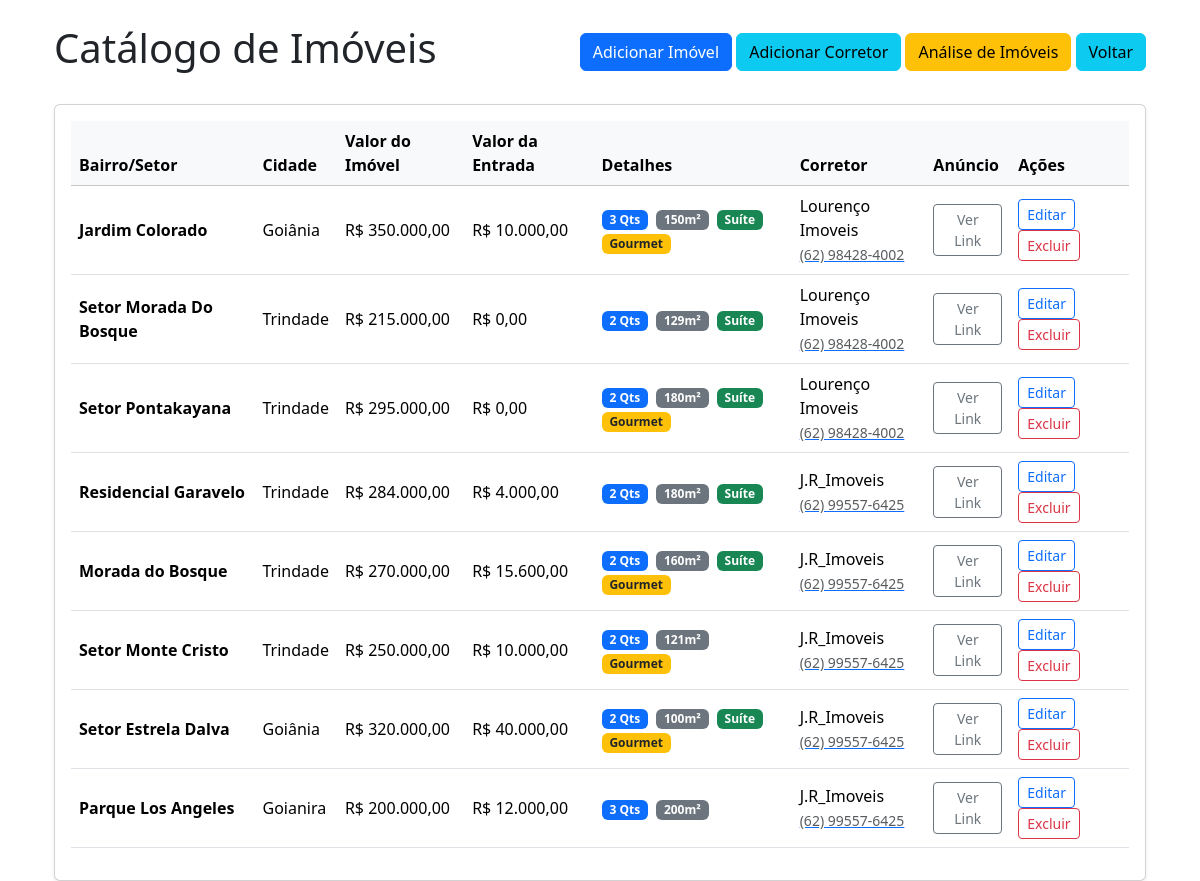
/imoveis, run on the app's committed database.
### models.py (models this page shows, shortened)
class Imoveis(db.Model):
    __tablename__ = 'Imoveis'
    id = db.Column(db.Integer, primary_key=True,autoincrement=True)
    bairro = db.Column(db.String, nullable=False)
    cidade = db.Column(db.String, nullable=False)
    estado = db.Column(db.String, nullable=False, default='Go')
    preco = db.Column(db.Integer, nullable=False)
    quartos = db.Column(db.Integer, nullable=False)
    area_total = db.Column(db.String)
    area_construida = db.Column(db.String)
    area_gourmet = db.Column(db.String)
    suite = db.Column(db.String)
    valor_entrada = db.Column(db.Integer)
    link_anuncio = db.Column(db.String, nullable=False)
    id_corretor = db.Column(db.Integer, db.ForeignKey('Corretores.id'), nullable=False)
    corretor = db.relationship('Corretores', backref='Imoveis')

class Corretores(db.Model):
    __tablename__ = 'Corretores'
    id = db.Column(db.Integer, primary_key=True, autoincrement=True)
    nome = db.Column(db.String,nullable=False)
    contato = db.Column(db.String, nullable=False)

### routes.py (the view)
@rotas.route('/imoveis')
def index():
 imoveis = Imoveis.query.order_by(Imoveis.id)
 return render_template('index.html', lista_de_imoveis=imoveis)

### templates/index.html (shortened to what this page needs)
{% extends 'base.html' %}
{% block content %}
<div class="d-flex justify-content-between align-items-center mb-4">
    <h1>Catálogo de Imóveis</h1>
    <div>
        <a href="/cadastrar_imovel_template" class="btn btn-primary">Adicionar Imóvel</a>
        <a href="/cadastrar_corretor_template" class="btn btn-info">Adicionar Corretor</a>
        <a href="/analise" class="btn btn-warning">Análise de Imóveis</a>
        <a href="{{url_for('rotas.home')}}" class="btn btn-info">Voltar</a>
    </div>
</div>
<div class="card shadow-sm">
    <div class="card-body">
        <div class="table-responsive">
            <table class="table table-hover align-middle">
                <thead class="table-light">
                    <tr>
                        <th scope="col">Bairro/Setor</th>
                        <th scope="col">Cidade</th>
                        <th scope="col">Valor do Imóvel</th>
                        <th scope="col">Valor da Entrada</th>
                        <th scope="col">Detalhes</th>
                        <th scope="col">Corretor</th>
                        <th scope="col">Anúncio</th>
                        <th scope="col">Ações</th>
                    </tr>
                </thead>
                <tbody>
                    {% for imovel in lista_de_imoveis %}
                    <tr>
                        <td><strong>{{ imovel.bairro }}</strong></td>
                        <td>{{ imovel.cidade }}</td>
                        <td>{{ imovel.preco }}</td>
                        <td>{{ imovel.valor_entrada }}</td>
                        <td>
                            <span class="badge bg-primary me-1">{{ imovel.quartos }} Qts</span>
                            <span class="badge bg-secondary me-1">{{ imovel.area_total }}</span>
                            {% if imovel.suite == 'Sim' %}
                                <span class="badge bg-success">Suíte</span>
                            {% endif %}
                            {% if imovel.area_gourmet == 'Sim' %}
                                <span class="badge bg-warning text-dark">Gourmet</span>
                            {% endif %}
                        </td>
                        <td>
                            <div>{{ imovel.corretor.nome }}</div>
                            <a href="#"><small class="text-muted">{{ imovel.corretor.contato }}</small></a>
                        </td>
                        <td>
                            <a href="{{ imovel.link_anuncio }}" class="btn btn-outline-secondary btn-sm" target="_blank">
                                Ver Link
                            </a>
                        </td>
                        <td>
                            <a href="{{url_for('rotas.editar', id=imovel.id )}}" class="btn btn-outline-primary btn-sm target="_blank">Editar</a>
                            <a href="{{url_for('rotas.deletar', id=imovel.id)}}" class="btn btn-outline-danger btn-sm ">Excluir</a>
                        </td>
                    </tr>
                    {% endfor %}
                </tbody>
            </table>
        </div>
    </div>
</div>
{% endblock %}

### data on the page
Imoveis: bairro "Jardim Colorado", cidade "Goiânia", preco "R$ 350.000,00", valor_entrada "R$ 10.000,00", quartos "3", area_total "150m²", suite "Suíte", area_gourmet "Gourmet", corretor.nome "Lourenço Imoveis", corretor.contato "(62) 98428-4002"
Imoveis: bairro "Setor Morada Do Bosque", cidade "Trindade", preco "R$ 215.000,00", valor_entrada "R$ 0,00", quartos "2", area_total "129m²", suite "Suíte", corretor.nome "Lourenço Imoveis", corretor.contato "(62) 98428-4002"
Imoveis: bairro "Setor Pontakayana", cidade "Trindade", preco "R$ 295.000,00", valor_entrada "R$ 0,00", quartos "2", area_total "180m²", suite "Suíte", area_gourmet "Gourmet", corretor.nome "Lourenço Imoveis", corretor.contato "(62) 98428-4002"
Imoveis: bairro "Residencial Garavelo", cidade "Trindade", preco "R$ 284.000,00", valor_entrada "R$ 4.000,00", quartos "2", area_total "180m²", suite "Suíte", corretor.nome "J.R_Imoveis", corretor.contato "(62) 99557-6425"
Imoveis: bairro "Morada do Bosque", cidade "Trindade", preco "R$ 270.000,00", valor_entrada "R$ 15.600,00", quartos "2", area_total "160m²", suite "Suíte", area_gourmet "Gourmet", corretor.nome "J.R_Imoveis", corretor.contato "(62) 99557-6425"
Imoveis: bairro "Setor Monte Cristo", cidade "Trindade", preco "R$ 250.000,00", valor_entrada "R$ 10.000,00", quartos "2", area_total "121m²", area_gourmet "Gourmet", corretor.nome "J.R_Imoveis", corretor.contato "(62) 99557-6425"
Imoveis: bairro "Setor Estrela Dalva", cidade "Goiânia", preco "R$ 320.000,00", valor_entrada "R$ 40.000,00", quartos "2", area_total "100m²", suite "Suíte", area_gourmet "Gourmet", corretor.nome "J.R_Imoveis", corretor.contato "(62) 99557-6425"
Imoveis: bairro "Parque Los Angeles", cidade "Goianira", preco "R$ 200.000,00", valor_entrada "R$ 12.000,00", quartos "3", area_total "200m²", corretor.nome "J.R_Imoveis", corretor.contato "(62) 99557-6425"
